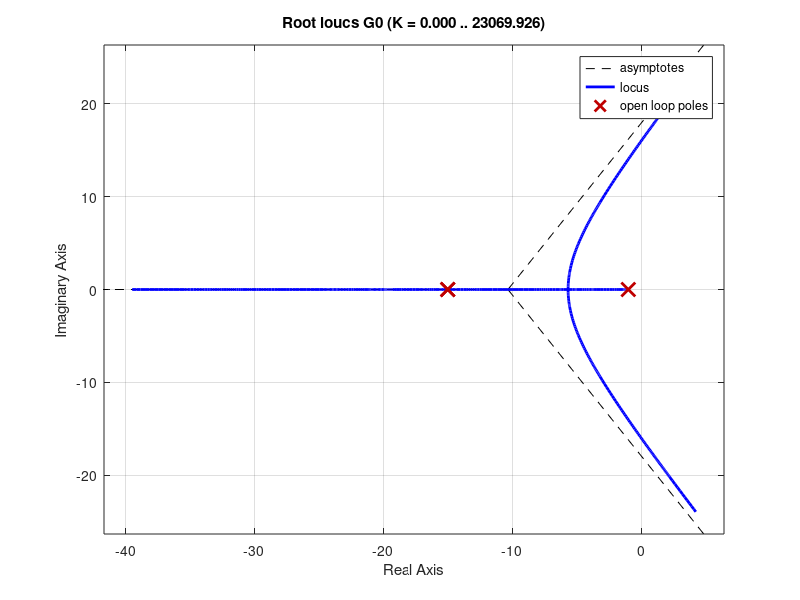

Write MATLAB code to recreate this figure. (Note: this script raises an error after producing the figure.)
%% zadaca 6.28
clc
clear
%iscrtuvanje na GMK
s=tf('s')
G0=1/((s+1)*(s+15)^2)
rlocus(G0)
%presmetka na Kp
syms s
G0=1/((s+1)*(s+15)^2)
Kp=limit(G0,s,0)
% Kp=K/225>=20 -> K=Kp*20>=4500 granica (1)

%presmetuvanje na d=Kgranicno/Kkonstructivno
Kgranicno=7.67*10^3 %se opredeluva od GMK
%d=Kgranicno/Kkonstructivno>=1.5 -> K=Kkonstruktivno=Kgranicno/1.5
K=Kgranicno/1.5 %=5.1133e+03
% 4500<=K<=5113.3

%% zadaca 6.30
clc
clear
s=tf('s')
G0=20/(s*(s+10)^2)
rlocus(G0)
a=0.0001
b=100*a
I=(s+b)/(s+a)
hold on
rlocus(I*G0)

syms s
G0=20/(s*(s+10)^2)
Kv=limit(s*G0,s,0)
%  Kv =20/100
%lamda=100 e odnosot Kvs/Kv=100, odnosno es(inf)/e(inf)=1/100, a toa gi
%definira i odnosot na polot i nulata na integralniot b/a=100
%tie treba da se mnogu blisku do imaginarnata oska najdesno od site nuli i
%polovi isklucuvajki go polot vo 0

%% zadaca 6.32
%vo ovoj primer potrebno e da se nagodi i preodniot i stacionarniot rezim
%redosledot po koj toa se vrsi e 
% 1)preoden rezim (naogjanje na K pri koj dom par polovi kje ima zeta=0.592
% 2)stacionaren rezim (naogjannje na I kompenzator
clc
clear
s=tf('s')
G0=1/(s*(s+5))

%1) nagoduvanje na preoden rezim
rlocus(G0)

% K za zeta=0.592 e K=17.8, a dom.par polovi se s1/2=-2.5±j3.39
K=17.8
% 2) nagoduvanje na stacionaren rezim
syms s
G0_syms=17.8/(s*(s+5))
Kv=limit(s*G0_syms,s,0)
e_inf_nc=1/Kv
% opredeluvanje na odnosot b/a=lambda

%lambda=Kvs/Kv
%za e_inf_c=0.02 Kvs=1/0.02
Kvs=1/0.02
b_a=Kvs/Kv
% se dobiva 14.0449~14
b_a=14
b=0.1
a=b/b_a
s=tf('s')

I=(s+b)/(s+a)
hold on
rlocus(K*I*G0)
sgrid(0.592,[])


%% zadaca 6.33
clc
clear

s=tf('s')
K=3
G0=K/(s*(s+2)^2)

rlocus(G0)
syms s
G0_syms=3/(s*(s+2)^2)
Kv=limit(s*G0_syms,s,0)

% Kv=3/4 e_inf=4/3=1.3333
%so cel da se namali greskata 50 pati potrebno e da se proektira
%realen kompenzator so odnos b_a=lambda=50 , no najprvo daj da go iscrtame
%GMK, nulata i polot treba da se megju(-0.51,0)
%neka b=0.1 , a=b/b_a
s=tf('s')
b=0.1
a=b/50
I=(s+b)/(s+a)

hold on
rlocus(I*G0)
syms s
I_G0_syms =3*(s+0.1)/((s*(s+2)^2)*(s+a))
Kv=limit(s*I_G0_syms,s,0)


%% zadaca 6.34
%dokolku e potrebna nuleva stac. greska treba da se iskoristi idealen I
%kompenzator od oblik I=(s+b)/s
clc
clear
s=tf('s')
G0=1/((s+2)*(s+4)*(s+8))
%1) nagoduvanje na preoden rezim
%rlocus(G0)
sgrid(0.18,[]) 
% za zeta=0.18, K=316 i s1/2=-1.01±j5.54
K=316
%2) nagoduvanje na stac
%nulata se bira blisku do Im{s}, na primer b=-0.005

I=(s+0.005)/s

hold on
rlocus(K*I*G0)

%% zadaca 6.35
clc
clear

clc
clear
s=tf('s')
G0=1/((s+2)*(s+4)*(s+8))



%syms s
%G0_syms=314/((s+2)*(s+4)*(s+8))
%Kp=limit(G0_syms,s,0) %
Kp=  4.9062
e_inf_nc=1/(1+Kp) %e_inf_nc=0.1693
e_inf_c=e_inf_nc/10
Kp_c=1/e_inf_c-1
b_a=Kp_c/Kp
b=0.118
a=b/b_a

s=tf('s')
I=(s+b)/(s+a)

rlocus(314*I*G0)
step(feedback(314*I*G0,1))
stepinfo(feedback(314*I*G0,1))



%% zadaca 6.36
clc
clear
s=tf('s')
G0=1/(s*(s+2))

zeta=-log(53.3/100)/(sqrt(pi^2+(log(53.3/100))^2))% =  0.1964
rlocus(G0)
sgrid(0.2044,[])% pri zeta=0.2044,Zasiluvanjeto K=24
K=24
%a) vreme na smiruvanje?
stepinfo(feedback(K*G0,1))
Ts=3.4988 %sec

%b)stac. greska pri edinecno rastecki vlez
syms ss
G0_syms=K/(ss*(ss+2))
Kv=limit(ss*G0_syms,ss,0)
e_inf=1/Kv %=1/12

%v)I-komp koj kje ostvari e_inf_c=0.01
e_inf_c=0.01
e_inf_nc_c=e_inf/e_inf_c
Kvs=e_inf_nc_c*Kv

b_a=Kvs/Kv
b=0.1
a=b/b_a

I=(s+0.1)/(s+0.0120)

G0_c=K*I*G0

step(feedback(G0_c,1))

G_c=feedback(G0_c,1)
zpk(G_c)

G_c_2_red=24/(s^2 + 1.911*s + 23.83)
hold on
step(G_c_2_red)
%% zadaca 6.37
clc
clear
s=tf('s')
G0=1/(s*(s+3)*(s+5))
stepinfo(feedback(G0,1))
% opredeluvanje na K, i dominantnite polovi
zeta=-log(16/100)/(sqrt(pi^2+(log(16/100))^2))
rlocus(G0)
sgrid(zeta,[])

% od GMK moze da se otcita deka K=21.3, a dominantniot par na polovi
% s1/2=-0.941±j1.61
Ts=4/0.941 %Ts~4sec

Tsc=Ts/4
Tsc=1


% za da se postigne toa potrebno e dom. par polovi na zatvoreniot sistem da
% se ednakvi na sc1/2=4*s1/2=-3.764±j 6.44

theta_0=180-atand(6.44/3.764)
theta_3=180-atand(6.44/0.764)
theta_5= atand(6.44/(5-3.764))


psi_a=-(180-theta_0-theta_3-theta_5)

% a: tan(psi_a)=6.44/(3.764-a); a=3.764-6.44/tan(.)
a=3.767-6.44/abs(tand(psi_a))
Kd=40
D=Kd*(s+a)
rlocus(D*G0)
zpk(feedback(D*G0,1))

GC=40/(s^2+7.536*s+51.5)
step(GC)

%% zadaca 6.38
clc
clear
s=tf('s')
G0=1/(s*(s+0.8))

%a) Ts-?

rlocus(G0)
ylim([-2000 2000])

%za K=64 s1/2=-0.4±j8
Ts=4/0.4

%b) ev_inf-?
syms ss
G0_syms=64/(ss*(ss+0.8))
Kv=limit(ss*G0_syms,ss,0)

%v) da se proektira D upravuvac za Ts da se namali 5 patii da se zeme
%nulata na kompenzatorot vo s=-1

a=1

%za da se namali Ts 5 pati, potrebno e dominantniot par na polovi da se
%zgolemi 5 pati odnosno s_c1/2=-2±j40

theta_0=180-atand(20/2)
theta_08=180-atand(20/1.2)
psi_1=180-atand(20)

theta_b=180+psi_1-theta_0-theta_08
b=20/tand(theta_b)+2
Kd=404

D=Kd*((s+a)/(s+b))

rlocus(D*G0)
ylim([0 30])

% iskaca deka Kd=404
%% zadaca 6.40
clc
clear
s=tf('s')
G0=1/(s*(s+5))

zeta=-log(20/100)/(sqrt(pi^2+(log(20/100))^2)) % =0.5965 s1/2=-2.5±j3.336

rlocus(G0)
sgrid(0.5965,[])
K=17.6
%a) Ts-?
stepinfo(feedback(K*G0,1))
Ts=1.4148  %presmetano od dom par polovi =1.6
Ts=1.6
%b) ev(inf)=?
syms ss
G0_syms=17.6/1/(ss*(ss+5))
Kv=limit(ss*G0_syms,ss,0)

%v) D->Tsc=Ts/2; I->ec(inf)=ev(inf)/10

% proektiranje na D upravuvac
Tsc=Ts/2

% s1/2_c=2*s1/2=-5±j6.72

% princip na modul neka ja postavime nulata vo a=-6
theta_0=180-atand(6.72/5)
theta_5=90
psi_a=atand(6.72)
theta_b=180-(theta_0+theta_5-psi_a) %theta_b=44.885

%tan(theta_b)=6.72/(b-5)->
b=6.75/tand(theta_b)+5
% b~-12
Kd=70

Gd=Kd*((s+6)/(s+12))
 
rlocus(Gd*G0)
%) proektiranje na I upravuvac
% b_a=10
b_a=10
b=0.01
a=b/b_a

I=(s+b)/(s+a)

%proverka
Gc0=Gd*I*G0
G=feedback(Gc0,1)
zpk(G)
%se gleda deka Ts e namaleno 2 pati
stepinfo(G)

G_D_c_syms=(Kd*((ss+6)/(ss+12)))*G0_syms
Kvci=limit(ss*G_D_c_syms,ss,0)
ec_inf=1/Kvci

G_c_syms=((ss+b)/(ss+a))*(Kd*((ss+6)/(ss+12)))*G0_syms
Kvc=limit(ss*G_c_syms,ss,0)
ec_inf=1/Kvc

Kvc/Kvci==10 %true





